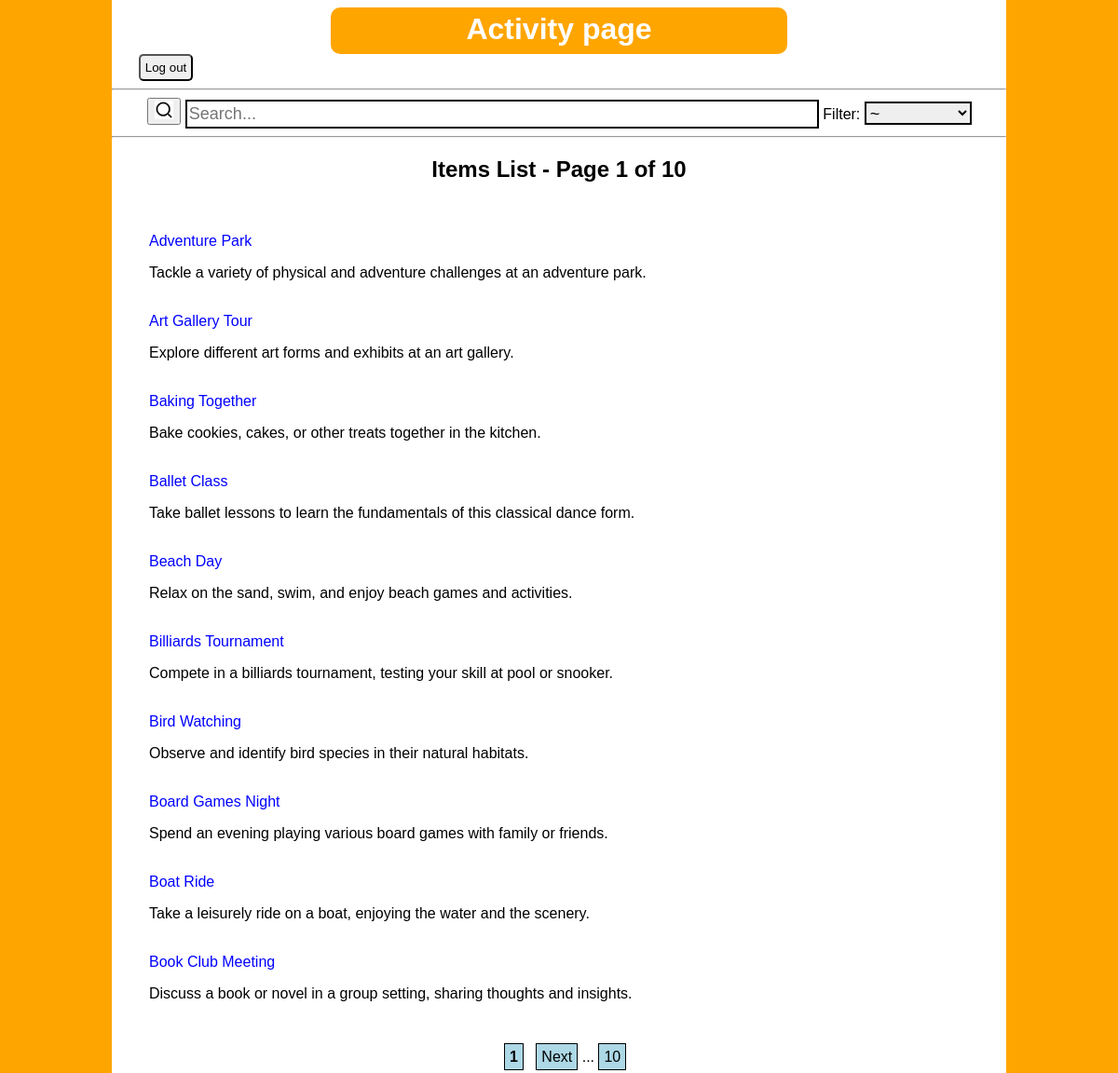
Screenshot of /home (signed in) with the database file from the repository.
### tables this page shows
CREATE TABLE activity(
activity_id integer primary key autoincrement,
name text not null,
description text not null,
link text);

### main.py (the view)
@app.route('/home')
def home():
    if 'user_id' not in session:
        flash("Please log in first")
        return redirect(url_for('login'))
    search = request.args.get('search', '')
    tag = request.args.get('filter', '')
    if search:
        search_query = "%" + search.lower() + "%"
    else:
        search_query = "%"
    if tag and tag != '0':  # '0' represents the default 'No Filter'
        cursor.execute("""
        SELECT activity.name, activity.description
        FROM Activity
        INNER JOIN activity_genre
        ON activity_genre.activity_id = activity.activity_id
        WHERE LOWER(activity.name) LIKE ?
        AND activity_genre.genre_id = ?
        ORDER BY activity.name;
        """, (search_query, tag))
    else:
        cursor.execute("""
        SELECT name, description
        FROM Activity
        WHERE LOWER(name) LIKE ?
        ORDER BY name;
        """, (search_query,))
    activities = cursor.fetchall()
    not_found = len(activities) == 0  # True if no activities found
    page = int(request.args.get('page', 1))
    per_page = 10
    start = (page - 1) * per_page
    end = start + per_page
    displayed_activities = activities[start:end]
    total_pages = (len(activities) + per_page - 1) // per_page  #ensures that page rounds up
    return render_template("index.html", search=search, activities=displayed_activities, page=page, total_pages=total_pages, tag=tag, not_found=not_found)

### templates/index.html (shortened to what this page needs)
<!DOCTYPE html>
<html>
  <head>
    <link rel="stylesheet" href="{{ url_for('static', filename='style.css') }}">
  </head>
  <body>
    <h1 id="main-head">Activity page</h1>
	<form action="/logout" method="POST">
		<input type="submit" value="Log out" id="logoff">
	</form>
	<hr>
    <form method="GET">
		<button type="submit"><img src="{{ url_for('static', filename='search.png') }}" alt="Search" class="search-icon"></button>
		<input type="text" name="search" id="search" value="{{ search }}" placeholder="Search...">
		<label for="filter">Filter: </label>
		<select id="filter" name="filter">
			<option value="0" {% if tag == '0' or tag == '' %}selected{% endif %}>~</option>
		</select>
    </form>
	<hr>
	<section>
		<h1>Items List - Page {{ page }} of {{ total_pages }}</h1>
		<br>
		{% if not_found %}
			<p>Your search - '{{ search }}' did not match any activities, we are sorry for the inconvenience</p>
			<p>:/</p>
		{% else %}
			<ul>
			{% for activity, desc in activities %}
				<li>
					<a href="{{ url_for('activitypage', activity=activity) }}">{{ activity }}</a>
					<p>{{ desc }}</p>
					<br>
				</li>
			{% endfor %}
			</ul>
			<div>
				&nbsp;&nbsp;&nbsp;<strong>{{ page }}</strong>&nbsp;&nbsp;&nbsp;
				{%- if page < total_pages -%}
					<a href="{{ url_for('home', page=page+1) }}">Next</a>&nbsp;...&nbsp;<a href="{{ url_for('home', page=total_pages) }}">{{ total_pages }}</a>
				{%- endif %}
			</div>
		{% endif %}
	</section>
  </body>
</html>

### static/style.css (style rules this page uses)
body { font-family: sans-serif; min-height: 100vh; background: linear-gradient(to right, orange 10%, white 10%, white 90%, orange 90%); background-size: 100% 100%; margin-left: 10%; margin-right: 10%; }
a:link, a:visited { color: blue; text-decoration: None; }
button[type="submit"] { text-align: center; margin-left: 4%; }
#main-head { margin: 0 auto; background-color: orange; border: 0px auto; border-radius: 10px; padding: 5px; color: white; text-decoration: bold; width: 50%; height: 40px; text-align: center; }
#logoff { margin-left:3%; padding:5px; border-radius: 5px; }
.search-icon { width: 20px; height: 20px; text-align: center; }
#filter { height: 25px; text-align: left; font-size: 18px; border: 2px solid black; width: 12%; }
#search { border: 2px solid black; width: 70%; height: 25px; font-size: 18px; text-align: left; }
h1 { text-align: center; }
ul { list-style: None; }
div { text-align: center; }
div a:visited, div a:link { text-decoration: None; width: 20px; height: 30px; background-color: lightblue; border: 1px solid black; padding:5px; margin: 10px auto; text-align: center; color: black }
div strong { width: 20x; height: 30px; background-color: lightblue; border: 1px solid black; padding: 5px; margin: 10px auto; text-align: center; }

### rows the page displays
activity: name "Adventure Park", description "Tackle a variety of physical and adventure challenges at an adventure park."
activity: name "Art Gallery Tour", description "Explore different art forms and exhibits at an art gallery."
activity: name "Baking Together", description "Bake cookies, cakes, or other treats together in the kitchen."
activity: name "Ballet Class", description "Take ballet lessons to learn the fundamentals of this classical dance form."
activity: name "Beach Day", description "Relax on the sand, swim, and enjoy beach games and activities."
activity: name "Billiards Tournament", description "Compete in a billiards tournament, testing your skill at pool or snooker."
activity: name "Bird Watching", description "Observe and identify bird species in their natural habitats."
activity: name "Board Games Night", description "Spend an evening playing various board games with family or friends."
activity: name "Boat Ride", description "Take a leisurely ride on a boat, enjoying the water and the scenery."
activity: name "Book Club Meeting", description "Discuss a book or novel in a group setting, sharing thoughts and insights."

### other values shown
{{ page }} "1"
{{ total_pages }} "10"
